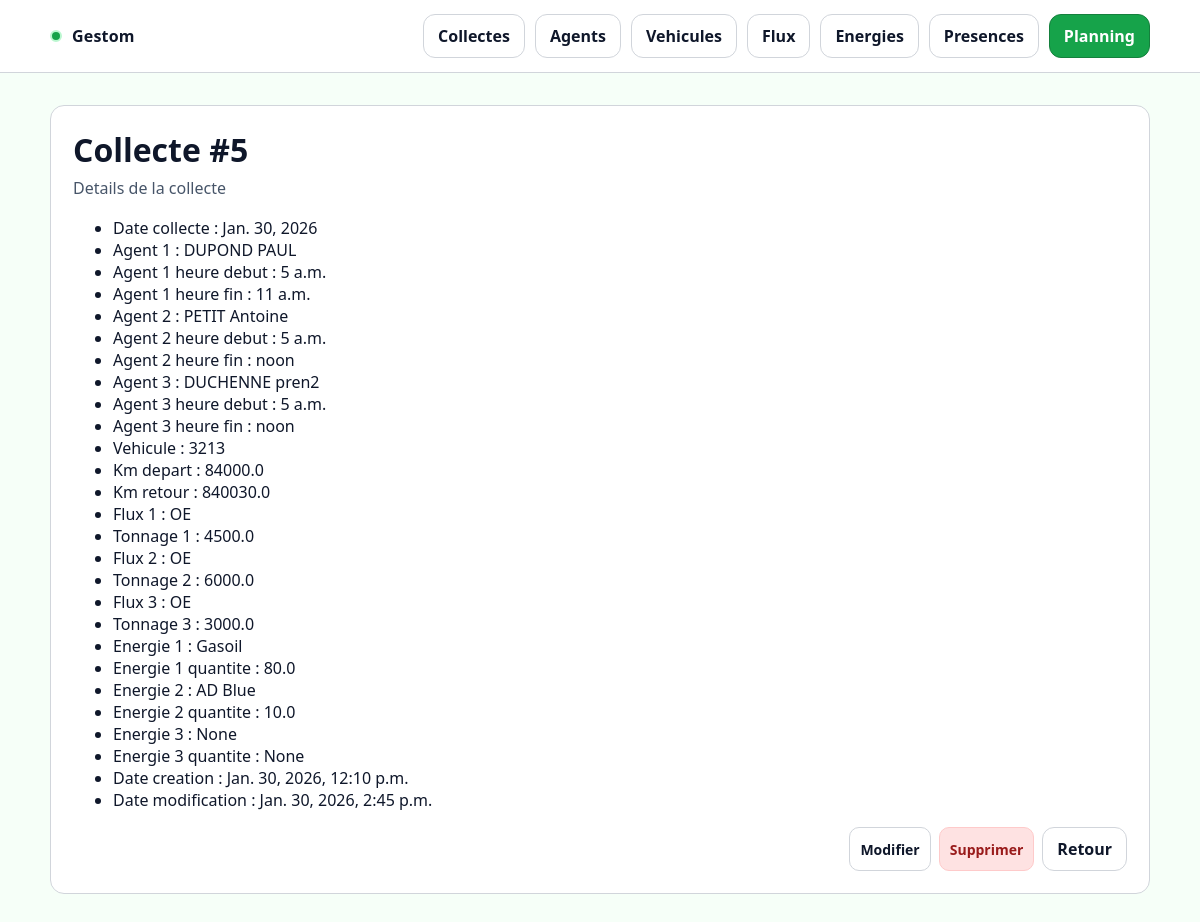
The app's page /collectes/5/, older data.
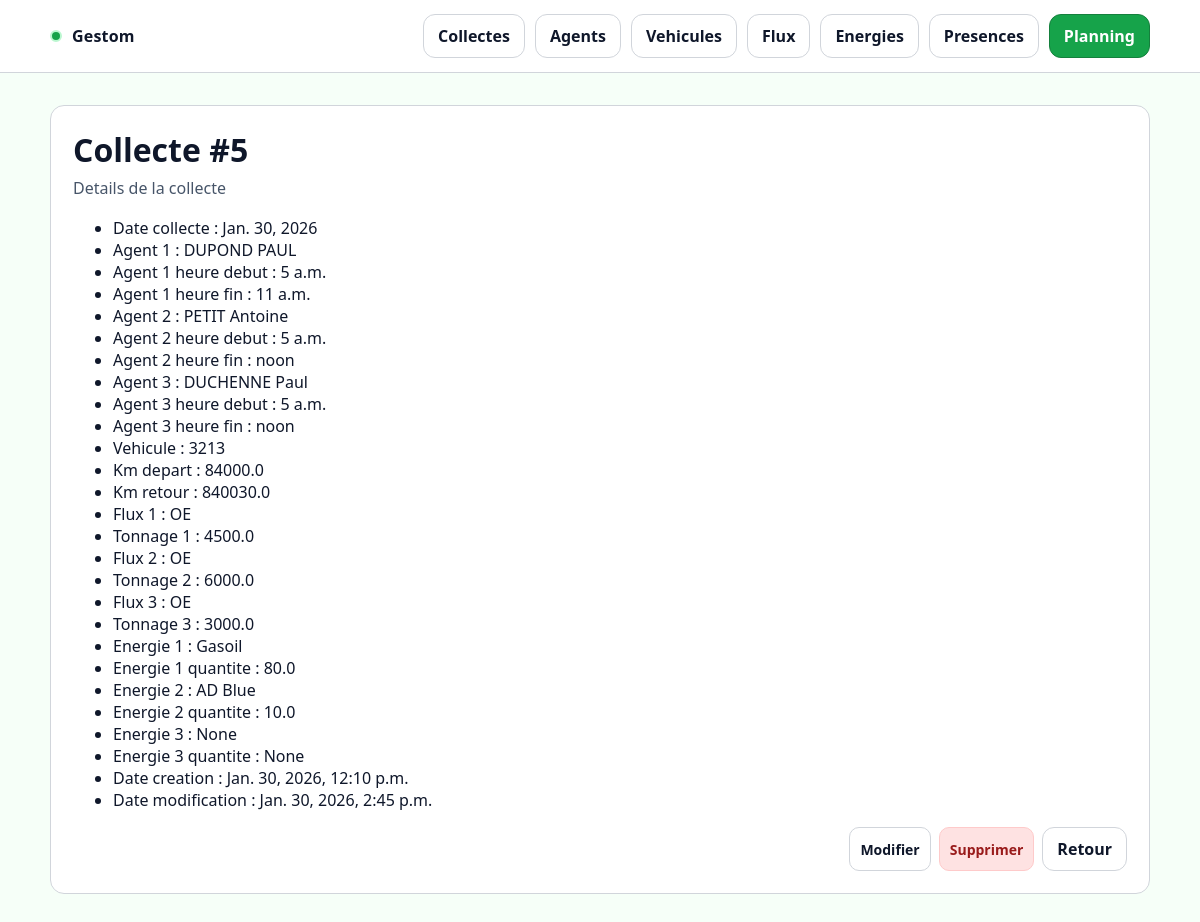
The same page, newer data.
### core/models.py (models this page shows, shortened)
class Collecte(models.Model):
    id_collecte = models.BigAutoField(primary_key=True)
    date_collecte = models.DateField(default=timezone.localdate)
    id_agent_1 = models.ForeignKey(
        Agent,
        null=True,
        blank=True,
        on_delete=models.SET_NULL,
        related_name="collectes_agent_1",
    )
    a1_hr_debut = models.TimeField(null=True, blank=True)
    a1_hr_fin = models.TimeField(null=True, blank=True)
    id_agent_2 = models.ForeignKey(
        Agent,
        null=True,
        blank=True,
        on_delete=models.SET_NULL,
        related_name="collectes_agent_2",
    )
    a2_hr_debut = models.TimeField(null=True, blank=True)
    a2_hr_fin = models.TimeField(null=True, blank=True)
    id_agent_3 = models.ForeignKey(
        Agent,
        null=True,
        blank=True,
        on_delete=models.SET_NULL,
        related_name="collectes_agent_3",
    )
    a3_hr_debut = models.TimeField(null=True, blank=True)
    a3_hr_fin = models.TimeField(null=True, blank=True)
    id_vehicule = models.ForeignKey(
        Vehicule,
        null=True,
        blank=True,
        on_delete=models.SET_NULL,
        related_name="collectes",
    )
    km_depart = models.FloatField(null=True, blank=True)
    km_retour = models.FloatField(null=True, blank=True)
    id_flux1 = models.ForeignKey(
        Flux,
        null=True,
        blank=True,
        on_delete=models.SET_NULL,
        related_name="collectes_flux1",
    )
    id_flux2 = models.ForeignKey(
        Flux,
        null=True,
        blank=True,
        on_delete=models.SET_NULL,
        related_name="collectes_flux2",
    )
    id_flux3 = models.ForeignKey(
        Flux,
        null=True,
        blank=True,
        on_delete=models.SET_NULL,
        related_name="collectes_flux3",
    )
    tonnage1 = models.FloatField(null=True, blank=True)
    tonnage2 = models.FloatField(null=True, blank=True)
    tonnage3 = models.FloatField(null=True, blank=True)
    id_energie_1 = models.ForeignKey(
        Energie,
        null=True,
        blank=True,
        on_delete=models.SET_NULL,
        related_name="collectes_energie1",
    )
    id_energie_2 = models.ForeignKey(
        Energie,
        null=True,
        blank=True,
        on_delete=models.SET_NULL,
        related_name="collectes_energie2",
    )
    id_energie_3 = models.ForeignKey(
        Energie,
        null=True,
        blank=True,
        on_delete=models.SET_NULL,
        related_name="collectes_energie3",
    )
    energie_qte_1 = models.FloatField(null=True, blank=True)
    energie_qte_2 = models.FloatField(null=True, blank=True)
    energie_qte_3 = models.FloatField(null=True, blank=True)
    date_creation = models.DateTimeField(auto_now_add=True)
    date_modification = models.DateTimeField(auto_now=True)
    class Meta:
        ordering = ["-date_collecte", "-date_creation"]

class Agent(models.Model):
    id_ag = models.PositiveIntegerField(unique=True)
    nom = models.CharField(max_length=100)
    prenom = models.CharField(max_length=100)
    qualification = models.CharField(max_length=150, blank=True)
    service = models.CharField(max_length=150, blank=True)
    employeur = models.CharField(max_length=150, blank=True)
    hds_defaut = models.TimeField(null=True, blank=True)
    hajout_quotidien = models.TimeField(null=True, blank=True)
    echeance_permis = models.DateField(null=True, blank=True)
    echeance_fco = models.DateField(null=True, blank=True)
    supp = models.BooleanField(default=False)
    arrivee = models.DateField(null=True, blank=True)
    depart = models.DateField(null=True, blank=True)
    tel = models.CharField(max_length=30, blank=True)
    class Meta:
        ordering = ["nom", "prenom"]
    def __str__(self):
        return f"{self.nom} {self.prenom}"

class Vehicule(models.Model):
    nom_vehicule = models.CharField(max_length=150)
    type = models.CharField(max_length=150)
    archive = models.BooleanField(default=False)
    date_creation = models.DateTimeField(auto_now_add=True)
    date_modification = models.DateTimeField(auto_now=True)
    def __str__(self):
        return self.nom_vehicule

class Flux(models.Model):
    id_flux = models.AutoField(primary_key=True)
    flux = models.CharField(max_length=150)
    flux_long = models.CharField(max_length=255)
    couleur_flux = models.CharField(max_length=50, blank=True)
    archive = models.BooleanField(default=False)
    class Meta:
        ordering = ["flux"]
    def __str__(self):
        return self.flux

class Energie(models.Model):
    energie = models.CharField(max_length=150)
    date_creation = models.DateTimeField(auto_now_add=True)
    date_modification = models.DateTimeField(auto_now=True)
    class Meta:
        ordering = ["energie"]
    def __str__(self):
        return self.energie

### core/views.py (the view)
# urls.py: path("collectes/<int:pk>/", CollecteDetailView.as_view(), name="collecte_detail"),
class CollecteDetailView(DetailView):
    model = Collecte
    template_name = "core/collecte_detail.html"
    context_object_name = "collecte"

### core/templates/core/collecte_detail.html (shortened to what this page needs)
{% extends "core/base.html" %}
{% block content %}
<div class="card">
  <div class="card__pad">
    <div class="header">
      <div>
        <h1 class="h1">Collecte #{{ collecte.id_collecte }}</h1>
        <p class="sub">Details de la collecte</p>
      </div>
    </div>
    <ul class="list">
      <li>Date collecte : {{ collecte.date_collecte }}</li>
      <li>Agent 1 : {{ collecte.id_agent_1 }}</li>
      <li>Agent 1 heure debut : {{ collecte.a1_hr_debut }}</li>
      <li>Agent 1 heure fin : {{ collecte.a1_hr_fin }}</li>
      <li>Agent 2 : {{ collecte.id_agent_2 }}</li>
      <li>Agent 2 heure debut : {{ collecte.a2_hr_debut }}</li>
      <li>Agent 2 heure fin : {{ collecte.a2_hr_fin }}</li>
      <li>Agent 3 : {{ collecte.id_agent_3 }}</li>
      <li>Agent 3 heure debut : {{ collecte.a3_hr_debut }}</li>
      <li>Agent 3 heure fin : {{ collecte.a3_hr_fin }}</li>
      <li>Vehicule : {{ collecte.id_vehicule }}</li>
      <li>Km depart : {{ collecte.km_depart }}</li>
      <li>Km retour : {{ collecte.km_retour }}</li>
      <li>Flux 1 : {{ collecte.id_flux1 }}</li>
      <li>Tonnage 1 : {{ collecte.tonnage1 }}</li>
      <li>Flux 2 : {{ collecte.id_flux2 }}</li>
      <li>Tonnage 2 : {{ collecte.tonnage2 }}</li>
      <li>Flux 3 : {{ collecte.id_flux3 }}</li>
      <li>Tonnage 3 : {{ collecte.tonnage3 }}</li>
      <li>Energie 1 : {{ collecte.id_energie_1 }}</li>
      <li>Energie 1 quantite : {{ collecte.energie_qte_1 }}</li>
      <li>Energie 2 : {{ collecte.id_energie_2 }}</li>
      <li>Energie 2 quantite : {{ collecte.energie_qte_2 }}</li>
      <li>Energie 3 : {{ collecte.id_energie_3 }}</li>
      <li>Energie 3 quantite : {{ collecte.energie_qte_3 }}</li>
      <li>Date creation : {{ collecte.date_creation }}</li>
      <li>Date modification : {{ collecte.date_modification }}</li>
    </ul>
    <div class="actions">
      <a href="{% url 'core:collecte_update' collecte.pk %}" class="btn btn--sm btn--ghost">Modifier</a>
      <a href="{% url 'core:collecte_delete' collecte.pk %}" class="btn btn--sm btn--danger">Supprimer</a>
      <a href="{% url 'core:collecte_list' %}" class="btn btn--ghost">Retour</a>
    </div>
  </div>
</div>
{% endblock %}

Row changes from the older to the newer data that the page shows:
changed through a linked row, Collecte "noon": id_agent_3 "DUCHENNE pren2" → "DUCHENNE Paul"
